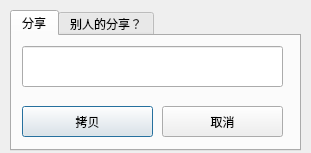
<?xml version="1.0" encoding="UTF-8"?>
<ui version="4.0">
 <class>ShareDialog</class>
 <widget class="QDialog" name="ShareDialog">
  <property name="geometry">
   <rect>
    <x>0</x>
    <y>0</y>
    <width>311</width>
    <height>153</height>
   </rect>
  </property>
  <property name="windowTitle">
   <string>分享</string>
  </property>
  <widget class="QTabWidget" name="tabWidget">
   <property name="geometry">
    <rect>
     <x>10</x>
     <y>10</y>
     <width>291</width>
     <height>141</height>
    </rect>
   </property>
   <property name="currentIndex">
    <number>0</number>
   </property>
   <widget class="QWidget" name="tab">
    <attribute name="title">
     <string>分享</string>
    </attribute>
    <widget class="QPushButton" name="pushButton">
     <property name="geometry">
      <rect>
       <x>10</x>
       <y>70</y>
       <width>131</width>
       <height>31</height>
      </rect>
     </property>
     <property name="text">
      <string>拷贝</string>
     </property>
    </widget>
    <widget class="QPushButton" name="pushButton_2">
     <property name="geometry">
      <rect>
       <x>150</x>
       <y>70</y>
       <width>121</width>
       <height>31</height>
      </rect>
     </property>
     <property name="text">
      <string>取消</string>
     </property>
    </widget>
    <widget class="QLineEdit" name="lineEdit">
     <property name="enabled">
      <bool>true</bool>
     </property>
     <property name="geometry">
      <rect>
       <x>10</x>
       <y>10</y>
       <width>261</width>
       <height>41</height>
      </rect>
     </property>
     <property name="font">
      <font>
       <pointsize>11</pointsize>
      </font>
     </property>
     <property name="text">
      <string/>
     </property>
     <property name="readOnly">
      <bool>true</bool>
     </property>
    </widget>
   </widget>
   <widget class="QWidget" name="tab_2">
    <attribute name="title">
     <string>别人的分享？</string>
    </attribute>
    <widget class="QLineEdit" name="lineEdit_2">
     <property name="geometry">
      <rect>
       <x>10</x>
       <y>20</y>
       <width>261</width>
       <height>31</height>
      </rect>
     </property>
     <property name="placeholderText">
      <string>输入别人给你的分享码（</string>
     </property>
    </widget>
    <widget class="QPushButton" name="pushButton_3">
     <property name="geometry">
      <rect>
       <x>10</x>
       <y>70</y>
       <width>121</width>
       <height>31</height>
      </rect>
     </property>
     <property name="text">
      <string>下载</string>
     </property>
    </widget>
    <widget class="QPushButton" name="pushButton_4">
     <property name="geometry">
      <rect>
       <x>150</x>
       <y>70</y>
       <width>121</width>
       <height>31</height>
      </rect>
     </property>
     <property name="text">
      <string>取消</string>
     </property>
    </widget>
   </widget>
  </widget>
 </widget>
 <resources/>
 <connections>
  <connection>
   <sender>pushButton_2</sender>
   <signal>clicked()</signal>
   <receiver>ShareDialog</receiver>
   <slot>close()</slot>
   <hints>
    <hint type="sourcelabel">
     <x>227</x>
     <y>119</y>
    </hint>
    <hint type="destinationlabel">
     <x>155</x>
     <y>76</y>
    </hint>
   </hints>
  </connection>
  <connection>
   <sender>pushButton_4</sender>
   <signal>clicked()</signal>
   <receiver>ShareDialog</receiver>
   <slot>close()</slot>
   <hints>
    <hint type="sourcelabel">
     <x>222</x>
     <y>119</y>
    </hint>
    <hint type="destinationlabel">
     <x>155</x>
     <y>76</y>
    </hint>
   </hints>
  </connection>
 </connections>
</ui>
